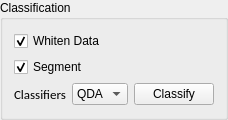
         <widget class="QGroupBox" name="groupBox_Classification">
          <property name="sizePolicy">
           <sizepolicy hsizetype="Minimum" vsizetype="Minimum">
            <horstretch>1</horstretch>
            <verstretch>1</verstretch>
           </sizepolicy>
          </property>
          <property name="minimumSize">
           <size>
            <width>200</width>
            <height>120</height>
           </size>
          </property>
          <property name="title">
           <string>Classification</string>
          </property>
          <layout class="QGridLayout" name="gridLayout_18">
           <item row="0" column="0" colspan="2">
            <widget class="QCheckBox" name="checkBox_WhitenData">
             <property name="text">
              <string>Whiten Data</string>
             </property>
             <property name="checked">
              <bool>true</bool>
             </property>
            </widget>
           </item>
           <item row="1" column="0" colspan="2">
            <widget class="QCheckBox" name="checkBox_Segment">
             <property name="toolTip">
              <string>Segments the voxels inside the given mask from its surroundings</string>
             </property>
             <property name="text">
              <string>Segment</string>
             </property>
             <property name="checked">
              <bool>true</bool>
             </property>
            </widget>
           </item>
           <item row="2" column="0">
            <widget class="QLabel" name="label_Classifiers">
             <property name="font">
              <font>
               <family>Calibri</family>
               <pointsize>10</pointsize>
              </font>
             </property>
             <property name="styleSheet">
              <string notr="true">background-color: rgba(255, 255, 255, 0);</string>
             </property>
             <property name="text">
              <string>Classifiers</string>
             </property>
            </widget>
           </item>
           <item row="2" column="1">
            <widget class="QComboBox" name="comboBox_ClassifierType">
             <item>
              <property name="text">
               <string>QDA</string>
              </property>
             </item>
             <item>
              <property name="text">
               <string>LDA</string>
              </property>
             </item>
            </widget>
           </item>
           <item row="2" column="2">
            <widget class="QPushButton" name="pushButton_Classify">
             <property name="enabled">
              <bool>true</bool>
             </property>
             <property name="text">
              <string>Classify</string>
             </property>
            </widget>
           </item>
          </layout>
          <zorder>label_Classifiers</zorder>
          <zorder>comboBox_ClassifierType</zorder>
          <zorder>pushButton_Classify</zorder>
          <zorder>checkBox_WhitenData</zorder>
          <zorder>checkBox_Segment</zorder>
         </widget>
